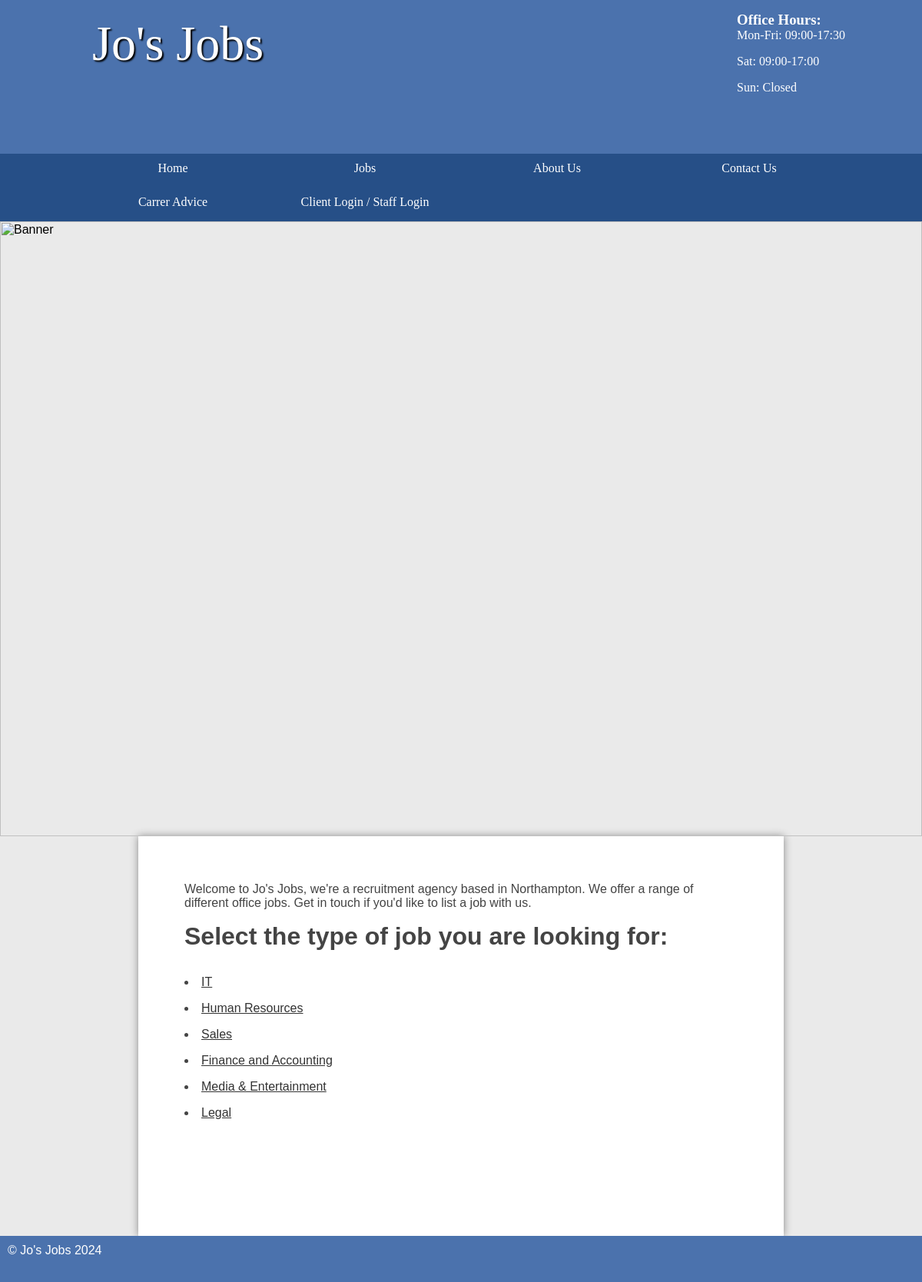
Page /about.php on the committed database.
### tables this page shows
CREATE TABLE `categories` (
  `id` int(11) NOT NULL AUTO_INCREMENT,
  `name` varchar(45) DEFAULT NULL,
  PRIMARY KEY (`id`)
);

### public/about.php (the view, shortened to what this page needs)
<?php
require('./dbConnection.php');
$output = '
    <p>Welcome to Jo\'s Jobs, we\'re a recruitment agency based in Northampton. We offer a range of different office jobs. Get in touch if you\'d like to list a job with us.</a></p>
    <h2>Select the type of job you are looking for:</h2>
';
$sql = 'SELECT * FROM categories';
$result = $Connection->query($sql);
if ($result !== false) {
	if ($result->rowCount() > 0) {
		while ($row = $result->fetch(PDO::FETCH_ASSOC)) {
			$output .= '<li><a href="../jobs.php?title= ' .urlencode($row['name']). ' &id= ' .$row['id']. ' ">' . htmlspecialchars($row['name'], ENT_QUOTES, 'UTF-8') . ' </a></li>';
		}
	}
}
require('./templates/layout.html.php');

### public/styles.css (style rules this page uses)
* { margin: 0; padding: 0; }
html { font-family: 'Oxygen-Regular', verdana, sans-serif; }
body { background-color: #eaeaea; }
main a { color: #333; }
main h2 { font-size:2em; }
p, li, h2 { margin-bottom: 1em; }

### rows in the picture
categories: name "IT"
categories: name "Human Resources"
categories: name "Sales"
categories: name "Finance and Accounting"
categories: name "Media & Entertainment"
categories: name "Legal"
